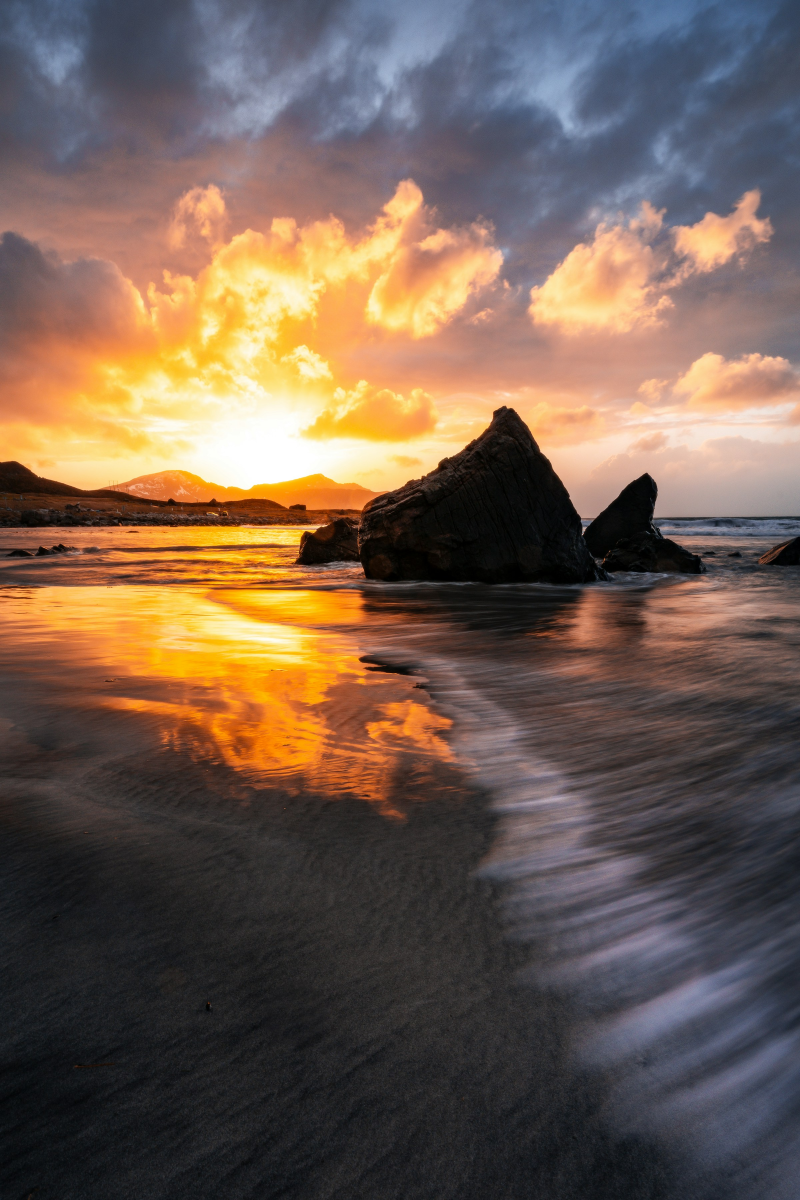
#> input picture Meus Projetos/Image Auditor Project/test_images/Foto 01.jpg, 2400 x 3600 px (shown at 1/3 size); its folder holds only this picture in this run
$ python test_run.py
#> lines starting #> are read from the running program, lines starting #| are printed output that depends on the picture
### Meus Projetos/Image Auditor Project/Image_Auditor/utils/io.py
import os
from PIL import Image

def load_image(path: str) -> Image.Image:
    """Carrega uma imagem a partir de um caminho local."""
    if not os.path.exists(path):
        raise FileNotFoundError(f"Imagem não encontrada no caminho: {path}")
    return Image.open(path)
#> returned value is the input picture: PIL image 2400x3600 RGB; mean R, G, B 114, 94.4, 81.3

def convert_and_save_webp(image: Image.Image, output_path: str, quality: int = 80) -> str:
    """Converte e salva a imagem no formato moderno WebP otimizado."""
    if image.mode in ('RGBA', 'LA'):
        # Mantém transparência se houver
        image.save(output_path, 'WEBP', quality=quality)
    else:
        # Garante conversão segura para RGB se for JPEG/BMP
        image.convert('RGB').save(output_path, 'WEBP', quality=quality)
    return output_path

### Meus Projetos/Image Auditor Project/Image_Auditor/metrics/analyzer.py
import numpy as np
from PIL import Image

def has_alpha_channel(image: Image.Image) -> bool:
    """Verifica se a imagem possui canal de transparência (Alpha)."""
    return image.mode in ('RGBA', 'LA') or (image.mode == 'P' and 'transparency' in image.info)

def calculate_brightness(image: Image.Image) -> float:
    """Calcula o brilho médio da imagem (escala de 0 a 255) para detectar fotos muito escuras."""
    grayscale = image.convert('L')
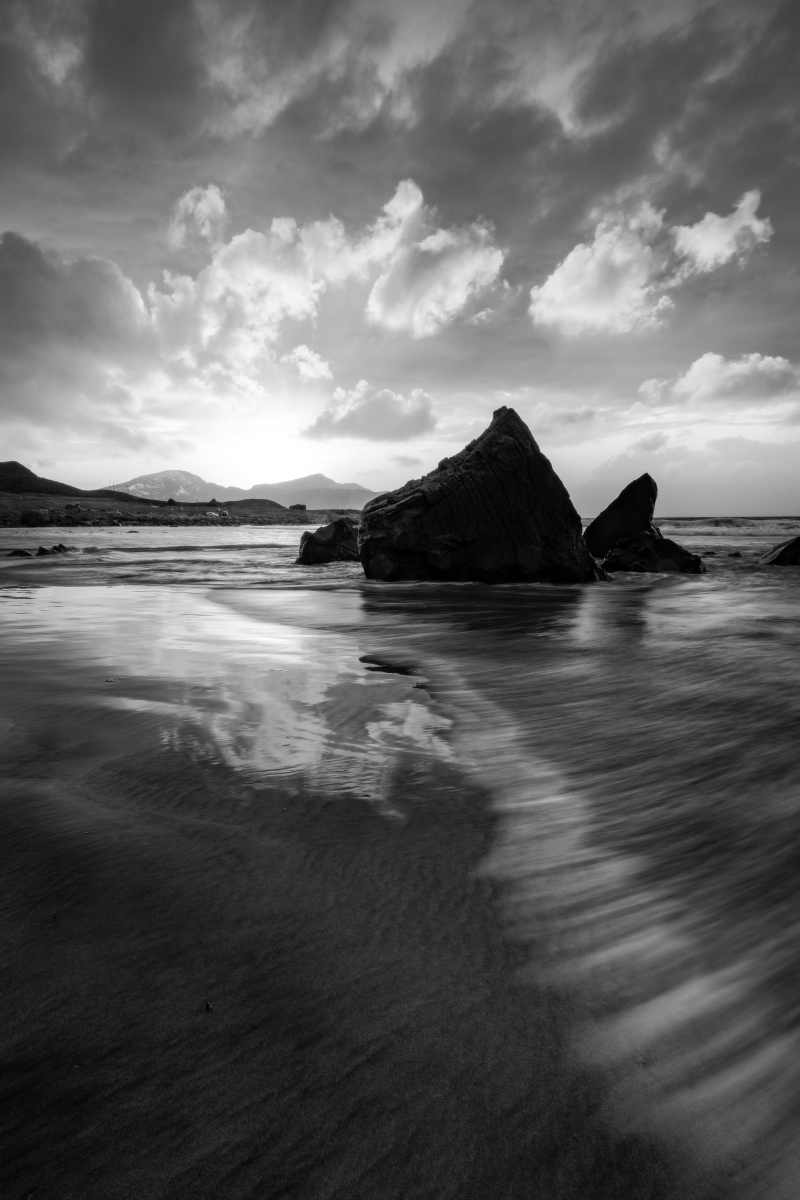
#> grayscale: PIL image 2400x3600 L (shown at 1/3 size); min 0, max 255, mean 98.8
    np_img = np.array(grayscale)
    return float(np.mean(np_img))

### Meus Projetos/Image Auditor Project/Image_Auditor/processing/transformer.py
from PIL import Image, ImageEnhance

def resize_to_web(image: Image.Image, max_width: int = 1200) -> Image.Image:
    """Redimensiona a imagem proporcionalmente se ela for maior que a largura máxima."""
    if image.width <= max_width:
        return image

    proportion = max_width / float(image.width)
    new_height = int(float(image.height) * proportion)
    return image.resize((max_width, new_height), Image.Resampling.LANCZOS)

# [4 lines left out: function boost_contrast, not called in this run]

### Meus Projetos/Image Auditor Project/test_run.py
import os
from Image_Auditor import load_image, calculate_brightness, resize_to_web, convert_and_save_webp

BASE_DIR = os.path.dirname(os.path.abspath(__file__))
TEST_DIR = os.path.join(BASE_DIR, "test_images")

# ── Diagnóstico: lista o que realmente existe na pasta ──
print(f"📁 Conteúdo de test_images/:")
for f in os.listdir(TEST_DIR):
    print(f"   → '{f}'")

# ── Busca automática pela primeira imagem disponível ──
EXTENSOES = ('.jpg', '.jpeg', '.png', '.webp', '.bmp')
image_path = None

for nome in os.listdir(TEST_DIR):
    if nome.lower().endswith(EXTENSOES) and not nome.startswith('resultado'):
        image_path = os.path.join(TEST_DIR, nome)
        print(f"\n✅ Arquivo encontrado automaticamente: '{nome}'")
        break

if image_path is None:
    print("❌ Nenhuma imagem encontrada em test_images/. Verifique a pasta.")
    exit(1)

try:
    print("\n🚀 Iniciando testes do Image_Auditor...")

    img = load_image(image_path)
    print("✅ Imagem carregada com sucesso!")

    brightness = calculate_brightness(img)
#> brightness = 98.79
    print(f"📊 Brilho médio da imagem: {brightness:.2f}")
#| 📊 Brilho médio da imagem: 98.79

    img_otimizada = resize_to_web(img, max_width=800)
#> in resize_to_web, `return image.resize((max_width, new_height), Image.Resampling.LANCZOS)`:
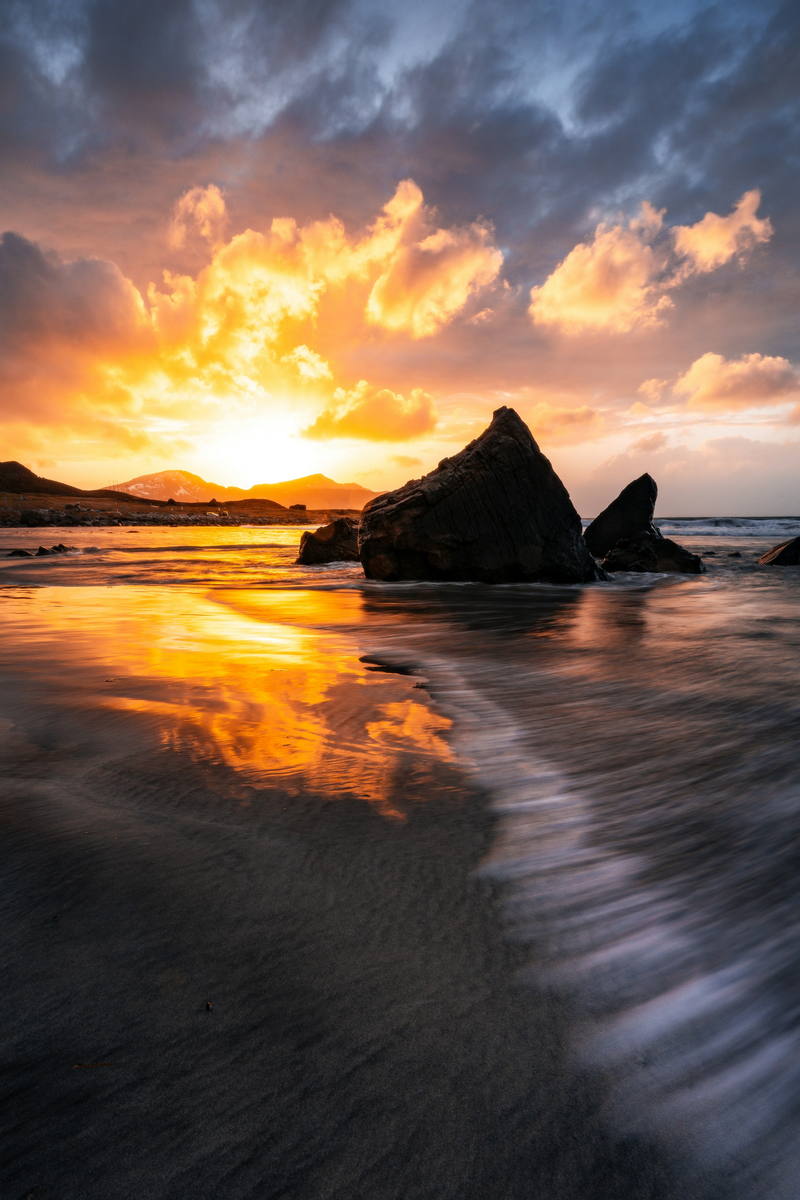
#> returned value: PIL image 800x1200 RGB; mean R, G, B 114, 94.4, 81.3
    print(f"📐 Redimensionada! Nova largura: {img_otimizada.width}px")
#| 📐 Redimensionada! Nova largura: 800px

    output_path = os.path.join(TEST_DIR, "resultado_final.webp")
    convert_and_save_webp(img_otimizada, output_path, quality=85)
    print(f"💾 Sucesso! Imagem salva em: {output_path}")

except Exception as e:
    print(f"\n⚠️ Erro: {e}")

$ run again, on Meus Projetos/Image Auditor Project/test_images/Foto 03.jpg
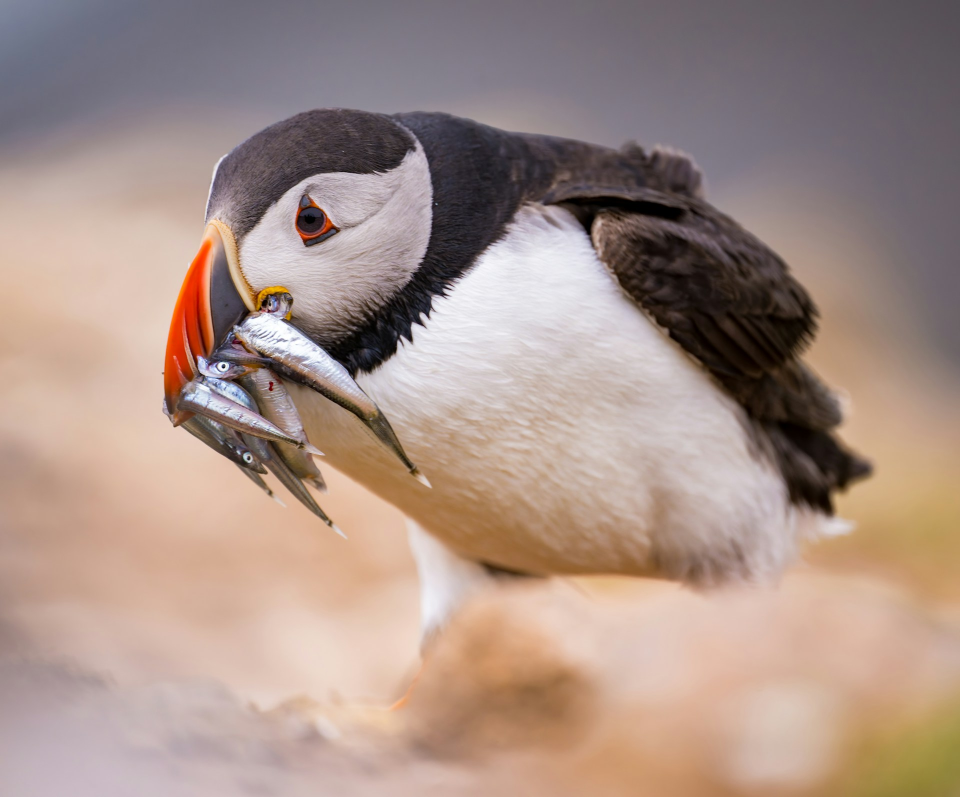
#> input picture Meus Projetos/Image Auditor Project/test_images/Foto 03.jpg, 1920 x 1594 px (shown at 1/2 size)
#> in load_image, returned value is the input picture: PIL image 1920x1594 RGB; mean R, G, B 166.4, 144.5, 135.3
#> in calculate_brightness, `grayscale = image.convert('L')`:
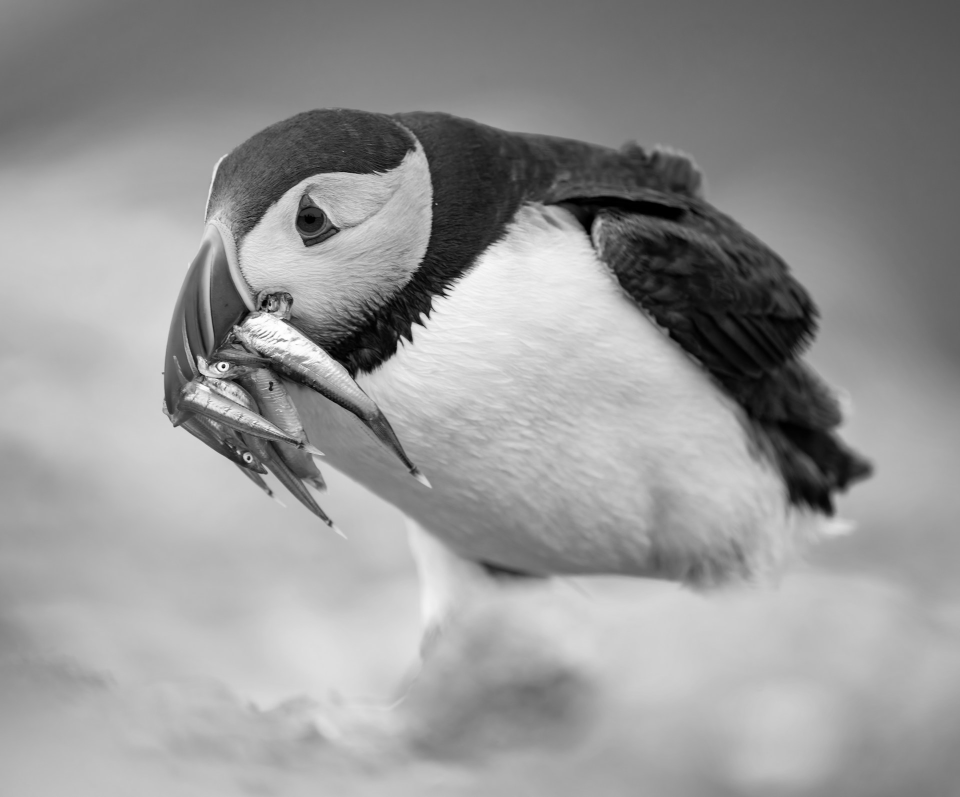
#> grayscale: PIL image 1920x1594 L (shown at 1/2 size); min 0, max 255, mean 150
#> brightness = 150
#| 📊 Brilho médio da imagem: 149.99
#> in resize_to_web, `return image.resize((max_width, new_height), Image.Resampling.LANCZOS)`:
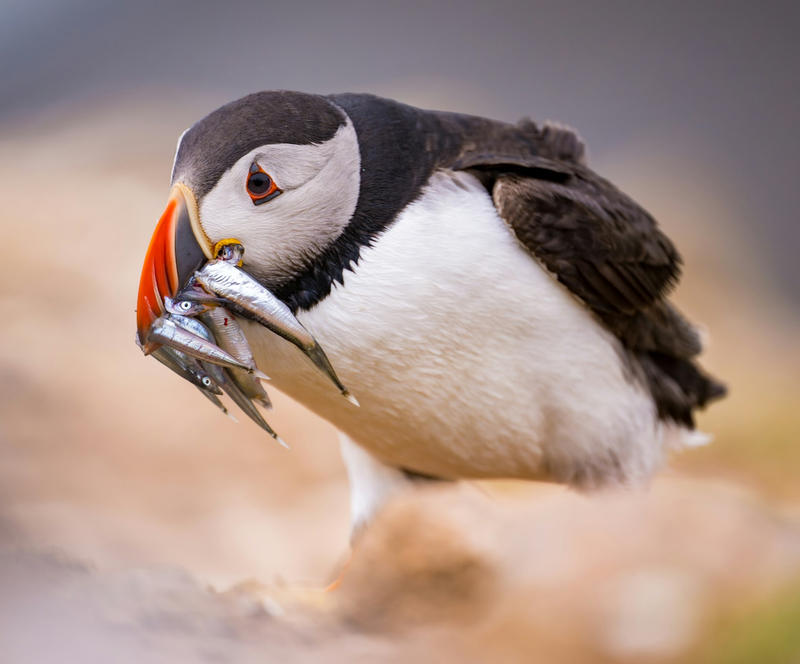
#> returned value: PIL image 800x664 RGB; mean R, G, B 166.4, 144.5, 135.3
#| 📐 Redimensionada! Nova largura: 800px

$ run again, on Meus Projetos/Image Auditor Project/test_images/Foto 04.jpg
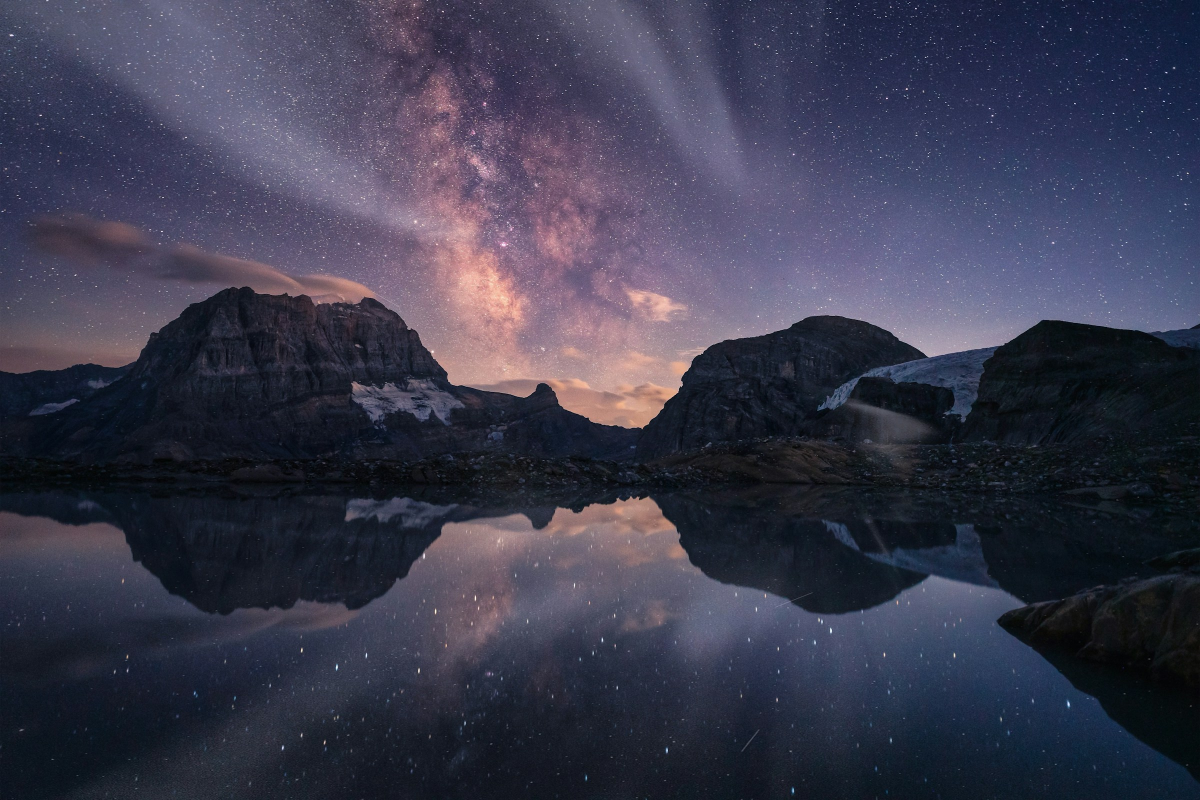
#> input picture Meus Projetos/Image Auditor Project/test_images/Foto 04.jpg, 2400 x 1600 px (shown at 1/2 size)
#> in load_image, returned value is the input picture: PIL image 2400x1600 RGB; mean R, G, B 58.4, 58.5, 77.2
#> in calculate_brightness, `grayscale = image.convert('L')`:
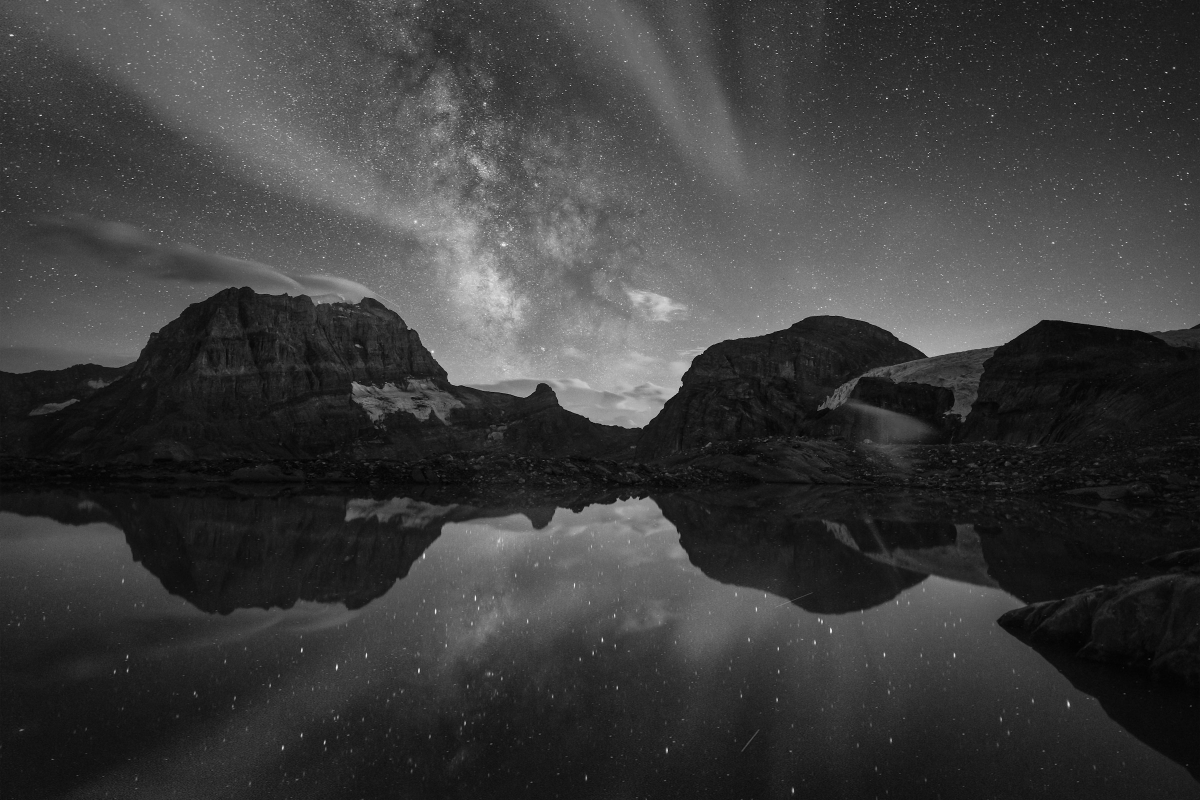
#> grayscale: PIL image 2400x1600 L (shown at 1/2 size); min 0, max 253, mean 60.6
#> brightness = 60.56
#| 📊 Brilho médio da imagem: 60.56
#> in resize_to_web, `return image.resize((max_width, new_height), Image.Resampling.LANCZOS)`:
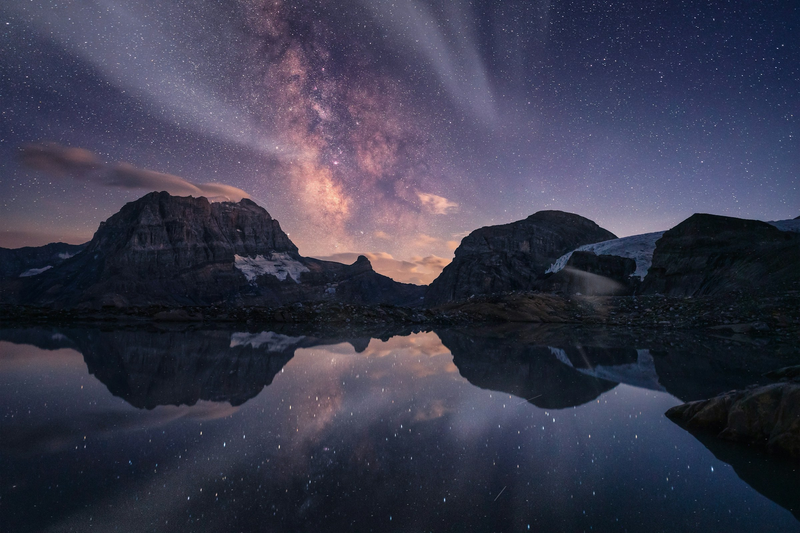
#> returned value: PIL image 800x533 RGB; mean R, G, B 58.4, 58.5, 77.2
#| 📐 Redimensionada! Nova largura: 800px
